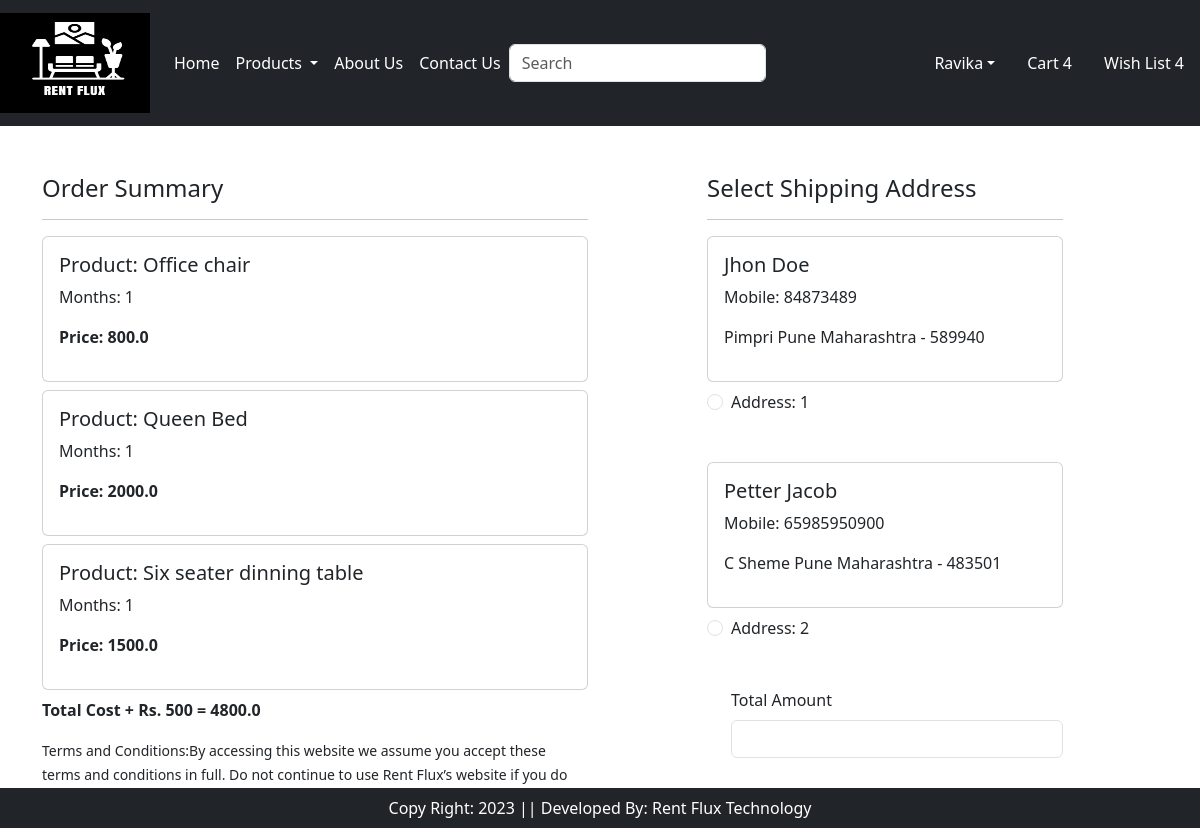
Screenshot of /checkout/ (signed in) with the database file from the repository.
### app/models.py (models this page shows, shortened)
class Cart(models.Model):
    user = models.ForeignKey(User,on_delete=models.CASCADE)
    product = models.ForeignKey(Products,on_delete=models.CASCADE)
    quantity = models.PositiveIntegerField(default=1)

class Products(models.Model):
    tittle = models.CharField(max_length=100)
    rent_price = models.FloatField()
    description = models.TextField()
    category = models.CharField(choices=CATEGORY_CHOICES, max_length=2)
    product_image = models.ImageField(upload_to='product')

class Customer(models.Model):
    user = models.ForeignKey(User,on_delete=models.CASCADE)
    name = models.CharField(max_length=200)
    locality = models.CharField(max_length=200)
    city = models.CharField(max_length=50)
    mobile = models.IntegerField(default=0)
    zipcode = models.IntegerField()
    state = models.CharField(choices=STATE_CHOICES, max_length=100)

### app/views.py (the view)
# urls.py: path("checkout/",views.checkout.as_view(), name='checkout'),
class checkout(View):
    def get(self, request):
        user=request.user
        add = Customer.objects.filter(user=user)
        cart_items = Cart.objects.filter(user=user)
        famount= 0
        for p in cart_items:
            value=p.quantity*p.product.rent_price
            famount=famount + value
        totalamount = famount + 500
        return render(request,'app/checkout.html',locals())

### app/templates/app/checkout.html (shortened to what this page needs)
{% extends 'app/base.html' %}
{% load static %}
{% block main-content %}
<div class="container">
    <div class="row mt-5">
        <div class="col-sm-6">
            <h4>Order Summary</h4>
            <hr>
            {% for item in cart_items %}
            <div class="card mb-2">
                <div class="card-body">
                    <h5>Product: {{item.product.tittle}}</h5>
                    <p>Months: {{item.quantity}}</p>
                    <p class="fw-bold">Price: {{item.product.rent_price}}</p>
                </div>
            </div>
            {% endfor %}
            <p class="fw-bold">Total Cost + Rs. 500 = {{totalamount}}</p>
            <small>Terms and Conditions:By accessing this website we assume you accept these terms and conditions in full. Do not continue to use Rent Flux’s website if you do not accept all of the terms and conditions stated on this page.</small>
        </div>
        <div class="col-sm-4 offset-sm-1">
            <h4>Select Shipping Address</h4>
            <hr>
            <form method="post" id="myform">
            {% for ad in add %}
            <div class="card">
                <div class="card-body">
                    <h5>{{ad.name}}</h5>
                    <p>Mobile: {{ad.mobile}}</p>
                    <p>{{ad.locality}} {{ad.city}} {{ad.state}} - {{ad.zipcode}}</p>
                </div>
            </div>
               <div class="form-check mt-2 mb-5">
                <input class="form-check-input" type="radio" name="custid" id="custadd{{forloop.counter}}" value="{{add.id}}">
                <label for="form-check-label fw-bold" for="custadd{{forloop.counter}}">Address: {{forloop.counter}}</label>
               </div>
            {% endfor %}
            <div class="form-check mb-3">
                <label for="totalamount" class="form-label">Total Amount</label>
                <input type="number" class="form-control" name="totalamount" value="totalamount" readonly>
            </div>
            <div class="text-end">
                <button id="rzp-button1" type="submit" class="btn btn-warning mt-3 px-5 fw-bold">Payment</button>
            </div>
        </form>
        </div>
    </div>
</div>
{% endblock main-content %}

### rows the page displays
Cart: product.tittle "Office chair", quantity "1", product.rent_price "800.0"
Cart: product.tittle "Queen Bed", quantity "1", product.rent_price "2000.0"
Cart: product.tittle "Six seater dinning table", quantity "1", product.rent_price "1500.0"
Customer: name "Jhon Doe", mobile "84873489", locality "Pimpri", city "Pune", state "Maharashtra", zipcode "589940"
Customer: name "Petter Jacob", mobile "65985950900", locality "C Sheme", city "Pune", state "Maharashtra", zipcode "483501"

### other values shown
{{ totalamount }} "4800.0"
